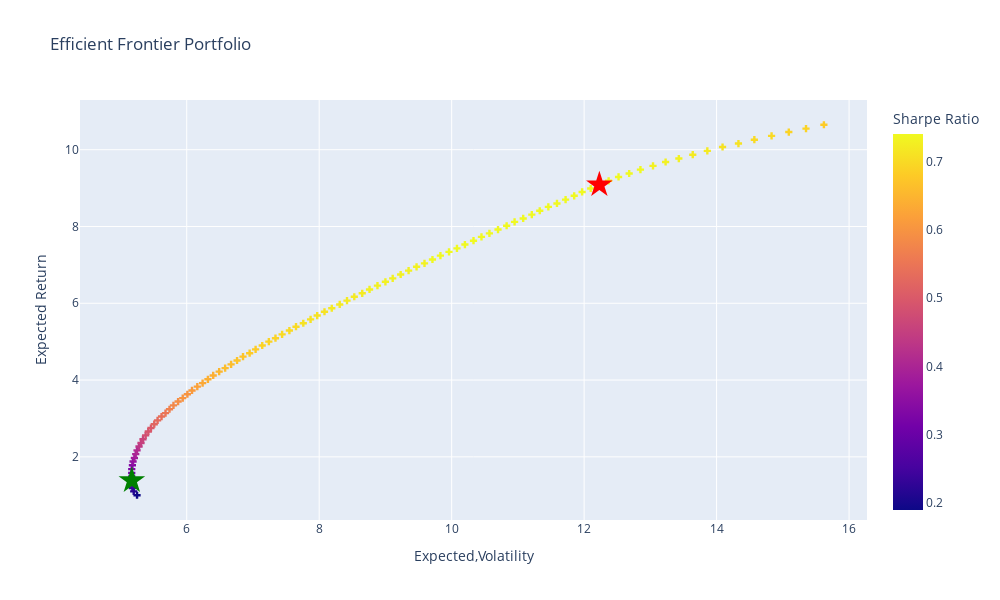

Here is the notebook cell this chart was saved with:
### Code cell
# Plot efficient frontier portfolio
fig = px.scatter(
    efport, x='targetvols', y='targetrets', color='targetsharpe',
    labels={'targetrets': 'Expected Return', 'targetvols': 'Expected,Volatility','targetsharpe': 'Sharpe Ratio'},
    title="Efficient Frontier Portfolio"
    ).update_traces(mode='markers', marker=dict(symbol='cross'))

# Plot maximum sharpe portfolio
fig.add_scatter(
    mode='markers',
    x=[100*portfolio_stats(opt_sharpe['x'])[1]],
    y=[100*portfolio_stats(opt_sharpe['x'])[0]],
    marker=dict(color='red', size=20, symbol='star'),
    name = 'Max Sharpe'
    ).update(layout_showlegend=False)

# Plot minimum variance portfolio
fig.add_scatter(
    mode='markers',
    x=[100*portfolio_stats(opt_var['x'])[1]],
    y=[100*portfolio_stats(opt_var['x'])[0]],
    marker=dict(color='green', size=20, symbol='star'),
    name = 'Min Variance'
    ).update(layout_showlegend=False)

# Show spikes
fig.update_xaxes(showspikes=True)
fig.update_yaxes(showspikes=True)
fig.show()

### Figure 1 — Plotly figure (JSON) as saved in the notebook; plotly's stock layout.template omitted (floating-point values rounded to 4 significant figures)
{"data": [{"hovertemplate": "Expected,Volatility=%{x}<br>Expected Return=%{y}<br>Sharpe Ratio=%{marker.color}<extra></extra>", "legendgroup": "", "marker": {"color": [0.19, 0.21, 0.23, 0.25, 0.27, 0.29, 0.31, 0.33, 0.34, 0.36, 0.38, 0.4, 0.41, 0.43, 0.45, 0.46, 0.48, 0.49, 0.5, 0.52, 0.53, 0.54, 0.55, 0.57, 0.58, 0.59, 0.6, 0.6, 0.61, 0.62, 0.63, 0.64, 0.64, 0.65, 0.66, 0.66, 0.67, 0.67, 0.68, 0.68, 0.69, 0.69, 0.69, 0.7, 0.7, 0.7, 0.71, 0.71, 0.71, 0.71, 0.72, 0.72, 0.72, 0.72, 0.72, 0.73, 0.73, 0.73, 0.73, 0.73, 0.73, 0.73, 0.73, 0.74, 0.74, 0.74, 0.74, 0.74, 0.74, 0.74, 0.74, 0.74, 0.74, 0.74, 0.74, 0.74, 0.74, 0.74, 0.74, 0.74, 0.74, 0.74, 0.74, 0.74, 0.74, 0.74, 0.74, 0.74, 0.73, 0.73, 0.73, 0.72, 0.72, 0.71, 0.71, 0.7, 0.7, 0.69, 0.69, 0.68], "coloraxis": "coloraxis", "symbol": "cross"}, "mode": "markers", "name": "", "orientation": "v", "showlegend": false, "type": "scatter", "x": [5.25, 5.2, 5.18, 5.17, 5.17, 5.17, 5.17, 5.17, 5.18, 5.19, 5.21, 5.23, 5.25, 5.28, 5.31, 5.34, 5.38, 5.42, 5.46, 5.51, 5.56, 5.62, 5.68, 5.74, 5.8, 5.87, 5.94, 6.01, 6.08, 6.16, 6.24, 6.32, 6.4, 6.49, 6.58, 6.67, 6.76, 6.85, 6.95, 7.04, 7.14, 7.24, 7.34, 7.44, 7.55, 7.65, 7.76, 7.87, 7.97, 8.08, 8.19, 8.31, 8.42, 8.53, 8.65, 8.76, 8.88, 9, 9.11, 9.23, 9.35, 9.47, 9.59, 9.71, 9.83, 9.96, 10.08, 10.2, 10.33, 10.45, 10.57, 10.7, 10.83, 10.95, 11.08, 11.21, 11.33, 11.46, 11.59, 11.72, 11.85, 11.97, 12.1, 12.23, 12.37, 12.52, 12.68, 12.85, 13.04, 13.23, 13.43, 13.64, 13.86, 14.09, 14.33, 14.57, 14.83, 15.09, 15.35, 15.62], "xaxis": "x", "y": [1, 1.1, 1.19, 1.29, 1.39, 1.49, 1.58, 1.68, 1.78, 1.88, 1.97, 2.07, 2.17, 2.27, 2.36, 2.46, 2.56, 2.66, 2.75, 2.85, 2.95, 3.05, 3.14, 3.24, 3.34, 3.44, 3.53, 3.63, 3.73, 3.83, 3.92, 4.02, 4.12, 4.22, 4.31, 4.41, 4.51, 4.61, 4.7, 4.8, 4.9, 5, 5.09, 5.19, 5.29, 5.39, 5.48, 5.58, 5.68, 5.78, 5.87, 5.97, 6.07, 6.17, 6.26, 6.36, 6.46, 6.56, 6.65, 6.75, 6.85, 6.95, 7.04, 7.14, 7.24, 7.34, 7.43, 7.53, 7.63, 7.73, 7.82, 7.92, 8.02, 8.12, 8.21, 8.31, 8.41, 8.51, 8.6, 8.7, 8.8, 8.9, 8.99, 9.09, 9.19, 9.29, 9.38, 9.48, 9.58, 9.68, 9.77, 9.87, 9.97, 10.07, 10.16, 10.26, 10.36, 10.46, 10.55, 10.65], "yaxis": "y"}, {"marker": {"color": "red", "size": 20, "symbol": "star"}, "mode": "markers", "name": "Max Sharpe", "type": "scatter", "x": [12.23], "y": [9.087]}, {"marker": {"color": "green", "size": 20, "symbol": "star"}, "mode": "markers", "name": "Min Variance", "type": "scatter", "x": [5.172], "y": [1.382]}], "layout": {"coloraxis": {"colorbar": {"title": {"text": "Sharpe Ratio"}}, "colorscale": [[0, "#0d0887"], [0.1111, "#46039f"], [0.2222, "#7201a8"], [0.3333, "#9c179e"], [0.4444, "#bd3786"], [0.5556, "#d8576b"], [0.6667, "#ed7953"], [0.7778, "#fb9f3a"], [0.8889, "#fdca26"], [1, "#f0f921"]]}, "height": 600, "legend": {"tracegroupgap": 0}, "showlegend": false, "title": {"text": "Efficient Frontier Portfolio"}, "width": 1000, "xaxis": {"anchor": "y", "domain": [0, 1], "showspikes": true, "title": {"text": "Expected,Volatility"}}, "yaxis": {"anchor": "x", "domain": [0, 1], "showspikes": true, "title": {"text": "Expected Return"}}}}
